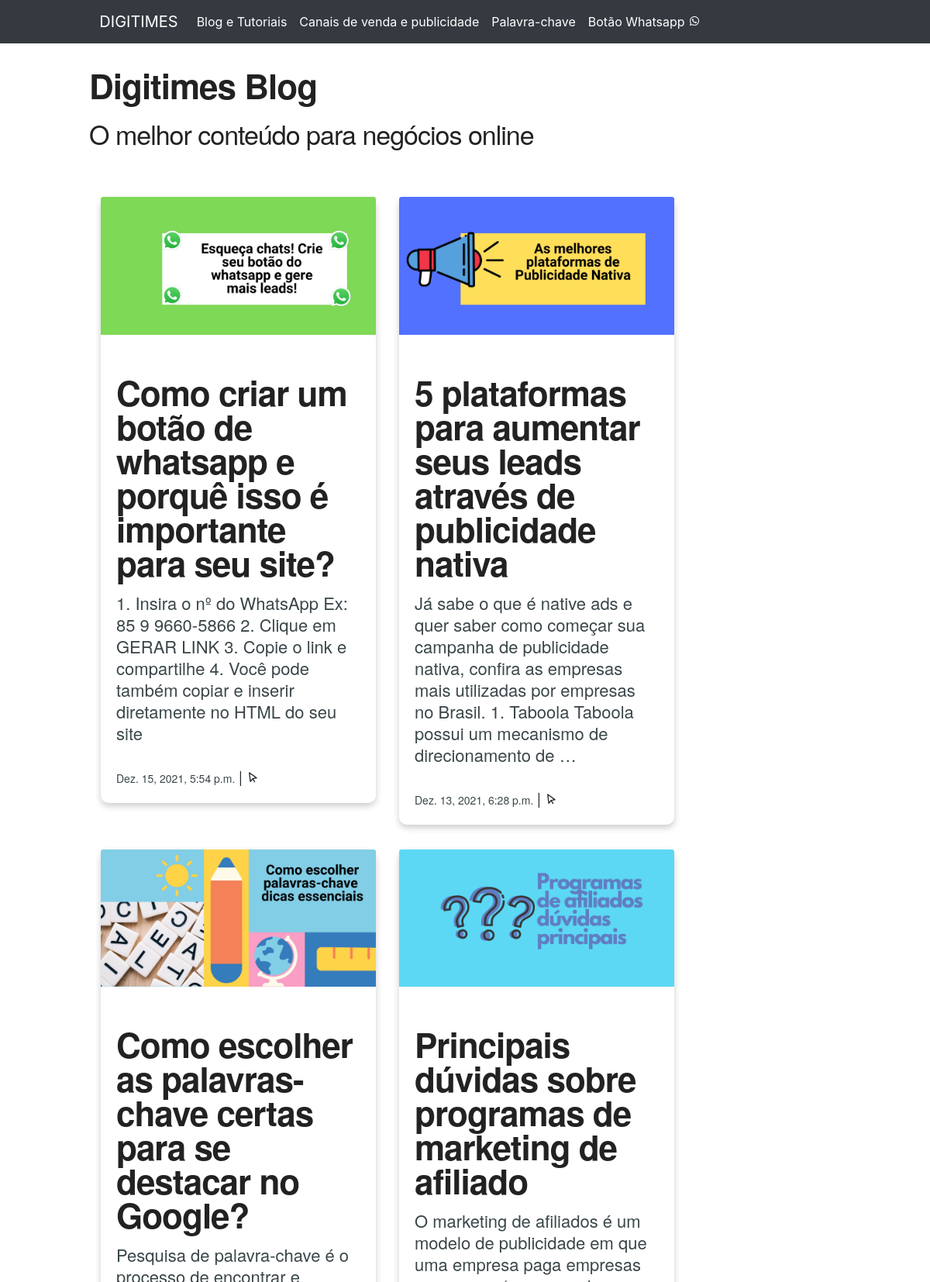
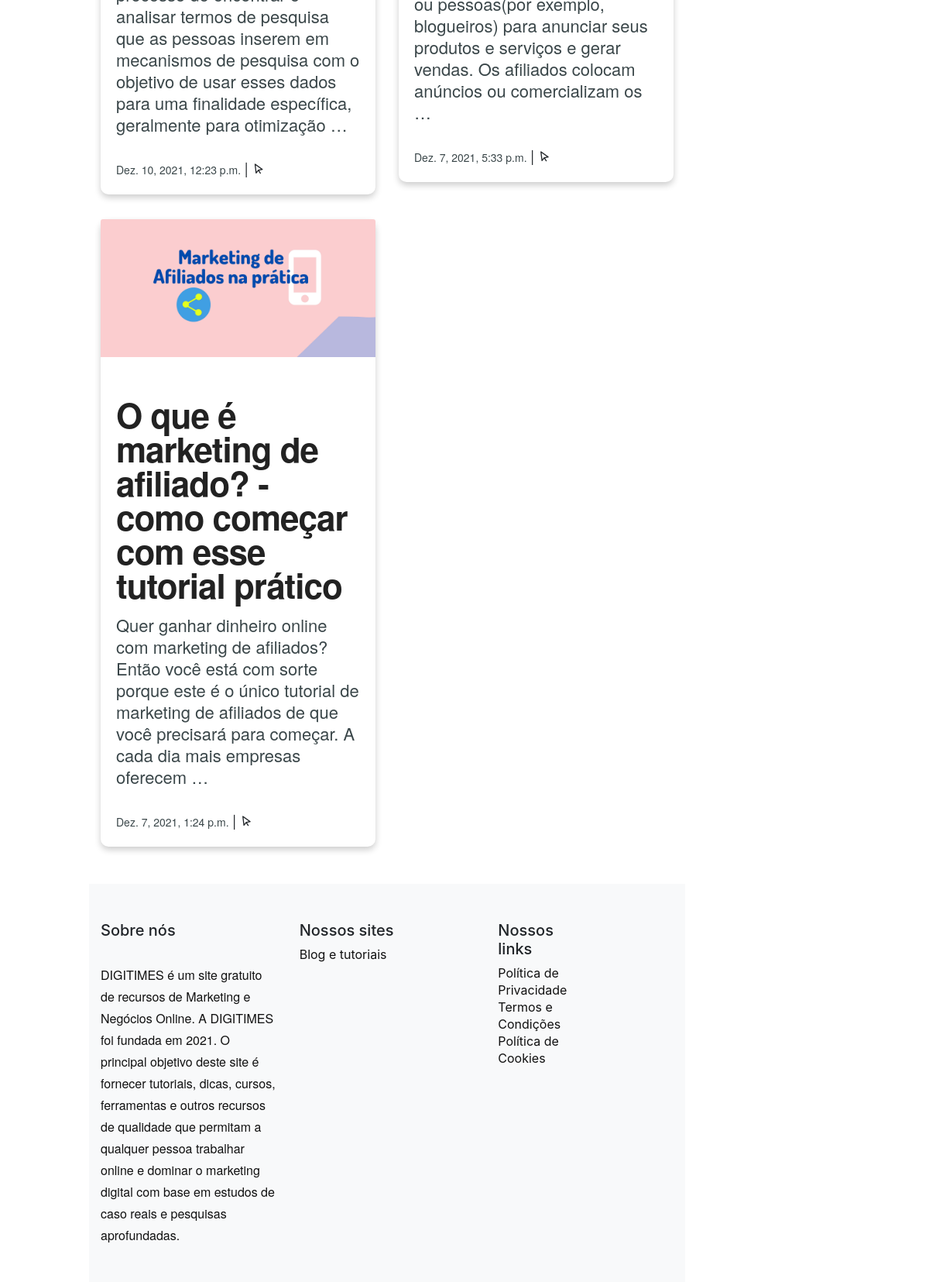
Screenshot of /blog/ with the database file from the repository (2 pictures, top to bottom).
### blog/models.py (models this page shows, shortened)
class Post(models.Model):
  title = models.CharField(max_length = 255)
  photo_title = models.ImageField(upload_to='images/', blank=True)
  subheading1 = models.CharField(max_length = 255, blank=True)
  body1 = models.TextField(blank=True)
  photo_body1 = models.ImageField(upload_to='images/', blank=True)
  subheading2 = models.CharField(max_length = 255, blank=True)
  body2 = models.TextField(blank=True)
  photo_body2 = models.ImageField(upload_to='images/', blank=True)
  subheading3 = models.CharField(max_length = 255, blank=True)
  body3 = models.TextField(blank=True)
  conclusion = models.TextField(blank=True)
  post_links = models.CharField(max_length=255, blank=True)
  slug = models.SlugField(max_length=255, unique=True)
  author = models.ForeignKey(User, on_delete=models.CASCADE)
  created = models.DateTimeField(auto_now_add=True)
  updated = models.DateTimeField(auto_now=True)
  status = models.IntegerField(choices=STATUS, default=0)
  class Meta:
    ordering = ("-created",)
  def get_absolute_url(self):
    return reverse("blog:detail", kwargs={"slug":self.slug})

### blog/views.py (the view)
# urls.py: path("blog/", views.PostListView.as_view(), name=""),
class PostListView(ListView):
  queryset = Post.objects.filter(status=1).order_by('-created')
  model = Post

### blog/templates/blog/post_list.html (shortened to what this page needs)
{% extends "blog/base.html" %} {% block title %} Digitimes - Blog com Ferramentas para marketing digital para alavancar as finanças de quem tem pressa para ganhar dinheiro!  {% endblock %} {% block content %}
	<h1> Digitimes Blog</h1>
			<h3 class="font-weight-light"> O melhor conteúdo para negócios online</h3>
<article id="article">
<div class="container">
 <div class="row">
     	{% for post in post_list %}
		<div class="col-sm-6">
			<div class="card">
				<a href="{{post.get_absolute_url}}">
					<img class="card-img-top" src="{{ post.photo_title.url }}" alt="{{post.title}}">
      <div class="card-body">
          <h1 class="card-title">{{post.title}}</h1>
            </a>
          <p class="card-text">
            {{post.body1 | truncatewords:35}}</p>
          <small>{{post.created}}</small> | <i class="bx bx-pointer bx-xs"></i>
      </div>
    </div>
  </div>
  {% endfor %}
{% endblock %}

### blog/static/blog/style.css (style rules this page uses)
.card { box-shadow: 0 4px 8px 0 rgba(0, 0, 0, 0.2); transition: 0.3s; border: none; margin-top: 2rem; }
h1 { color: #222; font-family: 'Helvetica Neue', sans-serif; font-size: 44px; font-weight: bold; letter-spacing: -1px; line-height: 1; text-align: left; margin-top: 2rem; margin-bottom: 1.5rem }
h3 { color: #222; font-family: 'Helvetica Neue', sans-serif; font-size: 34px; font-weight: bold; letter-spacing: -1px; line-height: 1; text-align: left; margin-top: 0.5rem; margin-bottom: 2rem }
p { color: #3a4649; font-family: 'Helvetica Neue',sans-serif; font-size: 25px; font-weight: 500; line-height: 28px; margin: 0 0 30px; margin-top: 2rem; }
small { color: #3a4649; font-family: 'Helvetica Neue',sans-serif; font-size: 14px; font-weight: 500; line-height: 12px; margin: 0 0 30px; margin-top: 2rem; }
.card { border: none; border-radius: 10px }
.card-text { margin-top: 1rem; font-size: 22px; margin-bottom: 2rem; }
#article { margin-top: 2rem; margin-bottom: 3rem; }

### rows the page displays
Post: photo_title (picture), title "Como criar um botão de whatsapp e porquê isso é importante para seu site?", body1 "1. Insira o nº do WhatsApp Ex: 85 9 9660-5866 2. Clique em GERAR LINK 3. Copie o link e compartilhe 4. Você pode também copiar e inserir diretamente no HTML do seu site", created "Dez. 15, 2021, 5:54 p.m."
Post: photo_title (picture), title "5 plataformas para aumentar seus leads através de publicidade nativa", body1 "Já sabe o que é native ads e quer saber como começar sua campanha de publicidade nativa, confira as empresas mais utilizadas por empresas no Brasil. 1. Taboola Taboola possui um mecanismo de direcionamento de …", created "Dez. 13, 2021, 6:28 p.m."
Post: photo_title (picture), title "Como escolher as palavras-chave certas para se destacar no Google?", body1 "Pesquisa de palavra-chave é o processo de encontrar e analisar termos de pesquisa que as pessoas inserem em mecanismos de pesquisa com o objetivo de usar esses dados para uma finalidade específica, geralmente para otimização …", created "Dez. 10, 2021, 12:23 p.m."
Post: photo_title (picture), title "Principais dúvidas sobre programas de marketing de afiliado", body1 "O marketing de afiliados é um modelo de publicidade em que uma empresa paga empresas ou pessoas(por exemplo, blogueiros) para anunciar seus produtos e serviços e gerar vendas. Os afiliados colocam anúncios ou comercializam os …", created "Dez. 7, 2021, 5:33 p.m."
Post: photo_title (picture), title "O que é marketing de afiliado? - como começar com esse tutorial prático", body1 "Quer ganhar dinheiro online com marketing de afiliados? Então você está com sorte porque este é o único tutorial de marketing de afiliados de que você precisará para começar. A cada dia mais empresas oferecem …", created "Dez. 7, 2021, 1:24 p.m."
